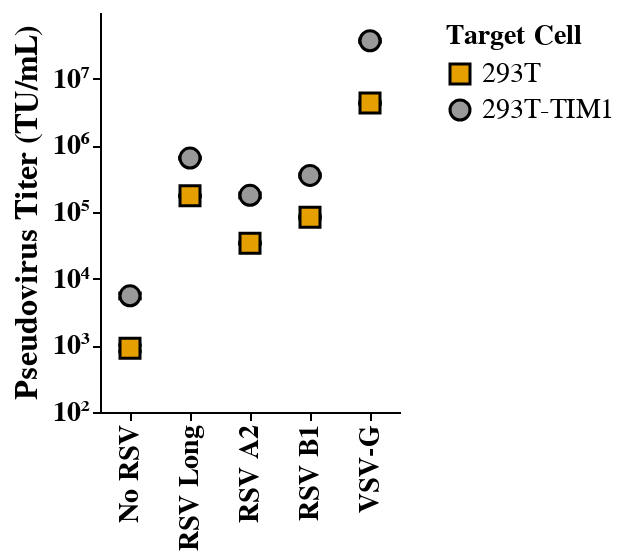

The code cell stored with this chart in its notebook:
### Markdown cell above
## final plot fig 1

### Code cell
import pandas as pd
import altair as alt

# Define custom virus order
virus_order = [
    "No RSV", "RSV Long", "RSV A2", "RSV B1", "VSV-G"
]

# Ensure category consistency and remove spaces
df_agg['virus'] = df_agg['virus'].str.strip()

# Create an explicit numerical order for sorting
virus_order_dict = {virus: i for i, virus in enumerate(virus_order)}
df_agg['virus_order'] = df_agg['virus'].map(virus_order_dict)

# Sort DataFrame before passing it to Altair
df_agg = df_agg.sort_values('virus_order')

# Define color mapping to ensure 293T-TIM1 remains gray
color_mapping = {
    "293T": "#E69F00",       # Orange
    "293T-TIM1": "#999999"   # Gray
}

# Define shape mapping
shape_mapping = {
    "293T": "square",
    "293T-TIM1": "circle"
}

# Define tick positions
log_ticks = [10**i for i in range(2, 8)]  # 10^2 to 10^7

# Manually define labels using Unicode superscripts
log_labels = ["10²", "10³", "10⁴", "10⁵", "10⁶", "10⁷"]

# Format label expression correctly for JavaScript
label_expr = "{ " + ", ".join(f"{i}: '{v}'" for i, v in enumerate(virus_order)) + " }[datum.value]"

# Base chart with explicit sorting
base = alt.Chart(df_agg).encode(
    x=alt.X(
        'virus_order:O',  # Use numerical order for sorting
        title='',
        axis=alt.Axis(
            labelAngle=270,
            labelFontSize=14,
            labelFontWeight='bold',
            titleFontSize=16,
            titleFontWeight='bold',
            values=list(range(len(virus_order))),  # Ensures Altair keeps labels
            labelExpr=label_expr  # Maps back to virus names
        )
    ),
    y=alt.Y(
        'mean_TU_mL:Q',
        title='Pseudovirus Titer (TU/mL)',
        scale=alt.Scale(type='log', domain=[100, df_agg['upper_TU_mL'].max()]),
        axis=alt.Axis(
            labelFontSize=14,
            labelFontWeight='bold',
            titleFontSize=16,
            titleFontWeight='bold',
            values=log_ticks,  # Force log ticks
            labelExpr="{ " + ", ".join(f"{v}: '{label}'" for v, label in zip(log_ticks, log_labels)) + " }[datum.value]"
        ),
    ),
    color=alt.Color(
        'target cell:N',
        scale=alt.Scale(domain=list(color_mapping.keys()), range=list(color_mapping.values())),
        legend=alt.Legend(title='Target Cell')  # KEEP LEGEND
    ),

    shape=alt.Shape(
        'target cell:N',
        scale=alt.Scale(domain=list(shape_mapping.keys()), range=list(shape_mapping.values())),
        legend=alt.Legend(title='Target Cell')  # KEEP LEGEND
    ),

    tooltip=[
        alt.Tooltip('virus:N', title='Virus'),
        alt.Tooltip('target cell:N', title='Target Cell'),
        alt.Tooltip('mean_TU_mL:Q', title='Pseudovirus Titer (TU/mL)'),
        alt.Tooltip('std_TU_mL:Q', title='Standard Deviation')
    ]
)

# Error bars with black color (added first to appear behind)
error_bars = alt.Chart(df_agg).mark_rule(size=2, color='black').encode(
    x='virus_order:O',
    y='lower_TU_mL:Q',
    y2='upper_TU_mL:Q'
)

# Error bar caps with black color (added before points to stay behind)
error_caps = (
    alt.Chart(df_agg).mark_tick(size=12, thickness=2, orient='horizontal', color='black').encode(
        x='virus_order:O',
        y='lower_TU_mL:Q'
    ) +
    alt.Chart(df_agg).mark_tick(size=12, thickness=2, orient='horizontal', color='black').encode(
        x='virus_order:O',
        y='upper_TU_mL:Q'
    )
)

# Points for the mean with fixed shape encoding and black outline (added last to stay on top)
points = base.mark_point(size=100, filled=True, opacity=1, stroke='black', strokeWidth=1.5).add_params(hover)

# Highlight nearest point (still on top)
highlight = base.transform_filter(hover).mark_circle(size=200, color="red")

# Combine layers ensuring error bars & caps are behind points
combined_chart = (error_bars + error_caps + points + highlight).properties(
    width=150,
    height=200
).configure_axis(
    labelFontSize=8,  # Apply globally to be safe
    labelFontWeight='bold',
    titleFontSize=12,
    titleFontWeight='bold',
    grid=False
).configure_view(
    strokeWidth=2
)

combined_chart.save("03_output/plots/Titer_TU-mL.html")

# Display the chart
combined_chart

### Figure 1 — Vega-Lite specification as saved in the notebook (floating-point values rounded to 4 significant figures)
{"config": {"background": "transparent", "title": {"fontSize": 20, "fontWeight": "normal", "font": "Helvetica", "anchor": "start", "color": "#000000", "orient": "top", "offset": 5, "subtitleColor": "gray", "subtitleFont": "Helvetica", "subtitleFontWeight": "normal", "subtitleFontSize": 18, "subtitlePadding": 2}, "axis": {"domain": true, "domainColor": "black", "domainWidth": 1, "grid": false, "gridColor": "#DEDDDD", "gridWidth": 0.5, "labelFont": "Helvetica", "labelFontSize": 8, "labelFlush": false, "labelFontWeight": "bold", "labelPadding": 2, "tickColor": "black", "tickSize": 4, "tickWidth": 1, "titleFont": "Helvetica", "titleAlign": "center", "titleFontWeight": "bold", "titleFontSize": 12, "titlePadding": 5}, "legend": {"labelFont": "Helvetica", "labelFontSize": 14, "symbolSize": 100, "titleFont": "Helvetica", "titleFontSize": 14, "titleFontWeight": "bold", "padding": 5, "titleLimit": 200, "gradientLength": 100}, "range": {"category": ["#4e79a7", "#f28e2c", "#e15759", "#76b7b2", "#59a14f", "#edc949", "#af7aa1", "#ff9da7", "#9c755f", "#bab0ab"], "diverging": ["#c7e9b4", "#7fcdbb", "#41b6c4", "#1d91c0", "#225ea8", "#253494"]}, "view": {"stroke": "transparent", "strokeWidth": 2}, "text": {"font": "Helvetica Light", "fontSize": 14}}, "layer": [{"mark": {"type": "rule", "color": "black", "size": 2}, "encoding": {"x": {"field": "virus_order", "type": "ordinal"}, "y": {"field": "lower_TU_mL", "type": "quantitative"}, "y2": {"field": "upper_TU_mL"}}}, {"layer": [{"mark": {"type": "tick", "color": "black", "orient": "horizontal", "size": 12, "thickness": 2}, "encoding": {"x": {"field": "virus_order", "type": "ordinal"}, "y": {"field": "lower_TU_mL", "type": "quantitative"}}}, {"mark": {"type": "tick", "color": "black", "orient": "horizontal", "size": 12, "thickness": 2}, "encoding": {"x": {"field": "virus_order", "type": "ordinal"}, "y": {"field": "upper_TU_mL", "type": "quantitative"}}}]}, {"mark": {"type": "point", "filled": true, "opacity": 1, "size": 100, "stroke": "black", "strokeWidth": 1.5}, "encoding": {"color": {"field": "target cell", "legend": {"title": "Target Cell"}, "scale": {"domain": ["293T", "293T-TIM1"], "range": ["#E69F00", "#999999"]}, "type": "nominal"}, "shape": {"field": "target cell", "legend": {"title": "Target Cell"}, "scale": {"domain": ["293T", "293T-TIM1"], "range": ["square", "circle"]}, "type": "nominal"}, "tooltip": [{"field": "virus", "title": "Virus", "type": "nominal"}, {"field": "target cell", "title": "Target Cell", "type": "nominal"}, {"field": "mean_TU_mL", "title": "Pseudovirus Titer (TU/mL)", "type": "quantitative"}, {"field": "std_TU_mL", "title": "Standard Deviation", "type": "quantitative"}], "x": {"axis": {"labelAngle": 270, "labelExpr": "{ 0: 'No RSV', 1: 'RSV Long', 2: 'RSV A2', 3: 'RSV B1', 4: 'VSV-G' }[datum.value]", "labelFontSize": 14, "labelFontWeight": "bold", "titleFontSize": 16, "titleFontWeight": "bold", "values": [0, 1, 2, 3, 4]}, "field": "virus_order", "title": "", "type": "ordinal"}, "y": {"axis": {"labelExpr": "{ 100: '10²', 1000: '10³', 10000: '10⁴', 100000: '10⁵', 1000000: '10⁶', 10000000: '10⁷' }[datum.value]", "labelFontSize": 14, "labelFontWeight": "bold", "titleFontSize": 16, "titleFontWeight": "bold", "values": [100, 1000, 10000, 100000, 1000000, 10000000]}, "field": "mean_TU_mL", "scale": {"domain": [100, 38510000.0], "type": "log"}, "title": "Pseudovirus Titer (TU/mL)", "type": "quantitative"}}, "name": "view_3"}, {"mark": {"type": "circle", "color": "red", "size": 200}, "encoding": {"color": {"field": "target cell", "legend": {"title": "Target Cell"}, "scale": {"domain": ["293T", "293T-TIM1"], "range": ["#E69F00", "#999999"]}, "type": "nominal"}, "shape": {"field": "target cell", "legend": {"title": "Target Cell"}, "scale": {"domain": ["293T", "293T-TIM1"], "range": ["square", "circle"]}, "type": "nominal"}, "tooltip": [{"field": "virus", "title": "Virus", "type": "nominal"}, {"field": "target cell", "title": "Target Cell", "type": "nominal"}, {"field": "mean_TU_mL", "title": "Pseudovirus Titer (TU/mL)", "type": "quantitative"}, {"field": "std_TU_mL", "title": "Standard Deviation", "type": "quantitative"}], "x": {"axis": {"labelAngle": 270, "labelExpr": "{ 0: 'No RSV', 1: 'RSV Long', 2: 'RSV A2', 3: 'RSV B1', 4: 'VSV-G' }[datum.value]", "labelFontSize": 14, "labelFontWeight": "bold", "titleFontSize": 16, "titleFontWeight": "bold", "values": [0, 1, 2, 3, 4]}, "field": "virus_order", "title": "", "type": "ordinal"}, "y": {"axis": {"labelExpr": "{ 100: '10²', 1000: '10³', 10000: '10⁴', 100000: '10⁵', 1000000: '10⁶', 10000000: '10⁷' }[datum.value]", "labelFontSize": 14, "labelFontWeight": "bold", "titleFontSize": 16, "titleFontWeight": "bold", "values": [100, 1000, 10000, 100000, 1000000, 10000000]}, "field": "mean_TU_mL", "scale": {"domain": [100, 38510000.0], "type": "log"}, "title": "Pseudovirus Titer (TU/mL)", "type": "quantitative"}}, "transform": [{"filter": {"param": "param_1", "empty": false}}]}], "data": {"name": "data-cf973820ac2dde79327f9d04d47507e0"}, "height": 200, "params": [{"name": "param_1", "select": {"type": "point", "fields": ["virus", "replicate"], "nearest": true, "on": "mouseover"}, "views": ["view_3"]}], "width": 150, "$schema": "https://vega.github.io/schema/vega-lite/v5.20.1.json", "datasets": {"data-cf973820ac2dde79327f9d04d47507e0": [{"virus": "No RSV", "target cell": "293T", "mean_TU_mL": 906.5, "std_TU_mL": 92.63, "lower_TU_mL": 813.9, "upper_TU_mL": 999.1, "virus_order": 0}, {"virus": "No RSV", "target cell": "293T-TIM1", "mean_TU_mL": 5528.0, "std_TU_mL": 465.3, "lower_TU_mL": 5063.0, "upper_TU_mL": 5993.0, "virus_order": 0}, {"virus": "RSV Long", "target cell": "293T", "mean_TU_mL": 174700.0, "std_TU_mL": 2142.0, "lower_TU_mL": 172500.0, "upper_TU_mL": 176800.0, "virus_order": 1}, {"virus": "RSV Long", "target cell": "293T-TIM1", "mean_TU_mL": 644900.0, "std_TU_mL": 13850.0, "lower_TU_mL": 631100.0, "upper_TU_mL": 658800.0, "virus_order": 1}, {"virus": "RSV A2", "target cell": "293T", "mean_TU_mL": 34080.0, "std_TU_mL": 613.8, "lower_TU_mL": 33470.0, "upper_TU_mL": 34700.0, "virus_order": 2}, {"virus": "RSV A2", "target cell": "293T-TIM1", "mean_TU_mL": 177800.0, "std_TU_mL": 11700.0, "lower_TU_mL": 166100.0, "upper_TU_mL": 189500.0, "virus_order": 2}, {"virus": "RSV B1", "target cell": "293T", "mean_TU_mL": 83310.0, "std_TU_mL": 2888.0, "lower_TU_mL": 80420.0, "upper_TU_mL": 86200.0, "virus_order": 3}, {"virus": "RSV B1", "target cell": "293T-TIM1", "mean_TU_mL": 353400.0, "std_TU_mL": 14600.0, "lower_TU_mL": 338800.0, "upper_TU_mL": 368000.0, "virus_order": 3}, {"virus": "VSV-G", "target cell": "293T", "mean_TU_mL": 4302000.0, "std_TU_mL": 110000.0, "lower_TU_mL": 4192000.0, "upper_TU_mL": 4412000.0, "virus_order": 4}, {"virus": "VSV-G", "target cell": "293T-TIM1", "mean_TU_mL": 37050000.0, "std_TU_mL": 1467000.0, "lower_TU_mL": 35580000.0, "upper_TU_mL": 38510000.0, "virus_order": 4}]}}
